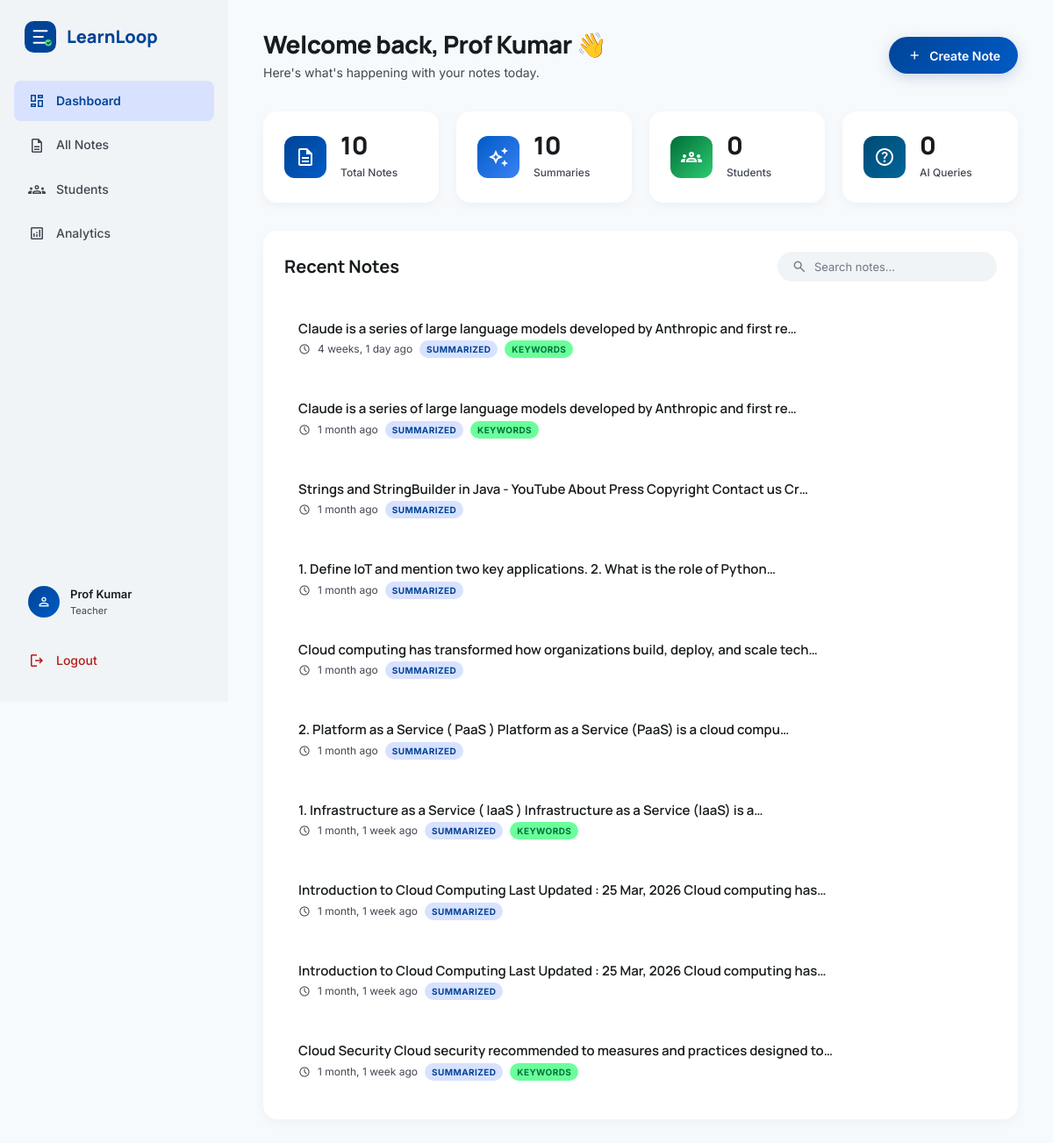
Screenshot of /teacher/ (signed in) with the database file from the repository.
### notes/models.py (models this page shows, shortened)
class Note(models.Model):
    content = models.TextField(
        help_text="The original note text entered by the user"
    )
    summary = models.TextField(
        blank=True,
        default='',
        help_text="AI-generated summary of the note"
    )
    keywords = models.TextField(
        blank=True,
        default='',
        help_text="Comma-separated keywords extracted via TF-IDF"
    )
    created_at = models.DateTimeField(
        auto_now_add=True,
        help_text="Timestamp when this note was created"
    )
    class Meta:
        ordering = ['-created_at']  # Newest notes first
        verbose_name = 'Note'
        verbose_name_plural = 'Notes'

### notes/views.py (the view)
# urls.py: path('teacher/', views.teacher_dashboard, name='teacher_dashboard'),
@login_required(login_url='/login/')
def teacher_dashboard(request):
    notes = Note.objects.all().order_by('-created_at')[:20]
    notes_count = Note.objects.count()
    summaries_count = Note.objects.exclude(summary='').count()
    return render(request, 'teacher_dashboard.html', {
        'notes': notes,
        'notes_count': notes_count,
        'summaries_count': summaries_count,
        'students_count': 0,
        'queries_count': 0,
    })

### notes/templates/teacher_dashboard.html (shortened to what this page needs)
{% extends 'base.html' %}
{% load static %}
{% block body_class %}page-dashboard{% endblock %}
{% block body %}
<aside class="sidebar" id="sidebar">
    <div class="sidebar-top">
        <div class="sidebar-logo">
            <span class="sidebar-brand">LearnLoop</span>
        </div>
        <nav class="sidebar-nav">
            <a href="#" class="nav-item active" id="navDashboard">
                <span class="material-symbols-outlined">dashboard</span>
                <span>Dashboard</span>
            </a>
            <a href="#" class="nav-item" id="navNotes">
                <span class="material-symbols-outlined">description</span>
                <span>All Notes</span>
            </a>
            <a href="#" class="nav-item" id="navStudents">
                <span class="material-symbols-outlined">groups</span>
                <span>Students</span>
            </a>
            <a href="#" class="nav-item" id="navAnalytics">
                <span class="material-symbols-outlined">analytics</span>
                <span>Analytics</span>
            </a>
        </nav>
    </div>
    <div class="sidebar-bottom">
        <div class="sidebar-user">
            <div class="user-avatar">
                <span class="material-symbols-outlined">person</span>
            </div>
            <div class="user-info">
                <span class="user-name">{{ user.get_full_name|default:user.username|default:"Teacher" }}</span>
                <span class="user-role">Teacher</span>
            </div>
        </div>
        <a href="{% url 'logout' %}" class="nav-item nav-item--logout" id="logoutBtn">
            <span class="material-symbols-outlined">logout</span>
            <span>Logout</span>
        </a>
    </div>
</aside>
<main class="dashboard-main" id="dashboardMain">
    <header class="topbar">
        <div class="topbar-left">
            <div>
                <h1 class="topbar-title">Welcome back, {{ user.get_full_name|default:user.username|default:"Teacher" }} 👋</h1>
                <p class="topbar-sub">Here's what's happening with your notes today.</p>
            </div>
        </div>
        <div class="topbar-actions">
            <button class="btn-action btn-action--primary" id="createNoteBtn" onclick="document.getElementById('createNoteModal').classList.add('active')">
                <span class="material-symbols-outlined">add</span>
                Create Note
            </button>
        </div>
    </header>
    <section class="stats-row" id="statsSection">
        <div class="stat-card">
            <div class="stat-icon stat-icon--notes">
                <span class="material-symbols-outlined">description</span>
            </div>
            <div class="stat-content">
                <span class="stat-value">{{ notes_count|default:"0" }}</span>
                <span class="stat-label">Total Notes</span>
            </div>
        </div>
        <div class="stat-card">
            <div class="stat-icon stat-icon--summaries">
                <span class="material-symbols-outlined">auto_awesome</span>
            </div>
            <div class="stat-content">
                <span class="stat-value">{{ summaries_count|default:"0" }}</span>
                <span class="stat-label">Summaries</span>
            </div>
        </div>
        <div class="stat-card">
            <div class="stat-icon stat-icon--students">
                <span class="material-symbols-outlined">groups</span>
            </div>
            <div class="stat-content">
                <span class="stat-value">{{ students_count|default:"0" }}</span>
                <span class="stat-label">Students</span>
            </div>
        </div>
        <div class="stat-card">
            <div class="stat-icon stat-icon--queries">
                <span class="material-symbols-outlined">help</span>
            </div>
            <div class="stat-content">
                <span class="stat-value">{{ queries_count|default:"0" }}</span>
                <span class="stat-label">AI Queries</span>
            </div>
        </div>
    </section>
    <section class="notes-section" id="notesSection">
        <div class="section-header">
            <h2 class="section-title">Recent Notes</h2>
            <div class="section-actions">
                <div class="search-field" id="searchField">
                    <span class="material-symbols-outlined">search</span>
                    <input type="text" placeholder="Search notes..." id="searchInput">
                </div>
            </div>
        </div>
        <div class="notes-list" id="notesList">
            {% for note in notes %}
            <div class="note-row" id="note-{{ note.id }}">
                <div class="note-row-content">
                    <h3 class="note-row-title">{{ note.content|truncatechars:80 }}</h3>
                    <p class="note-row-meta">
                        <span class="material-symbols-outlined" style="font-size: 14px;">schedule</span>
                        {{ note.created_at|timesince }} ago
                        {% if note.summary %}
                        <span class="meta-chip meta-chip--summary">Summarized</span>
                        {% endif %}
                        {% if note.keywords %}
                        <span class="meta-chip meta-chip--keywords">Keywords</span>
                        {% endif %}
                    </p>
                </div>
            </div>
            {% empty %}
            <div class="empty-state">
                <span class="material-symbols-outlined empty-icon">note_add</span>
                <h3>No notes yet</h3>
                <p>Create your first note to get started with AI-powered summaries.</p>
            </div>
            {% endfor %}
        </div>
    </section>
</main>
{% endblock %}

### notes/templates/base.html (shortened to what this page needs)
{% load static %}
<!DOCTYPE html>
<html lang="en">
<head>
    <link rel="stylesheet" href="{% static 'style.css' %}">
</head>
<body class="{% block body_class %}{% endblock %}">
    {% block body %}{% endblock %}
</body>
</html>

### rows the page displays
Note: content "Claude is a series of large language models developed by Anthropic and first re…", created_at "4 weeks, 1 day", shows "SUMMARIZED", shows "KEYWORDS"
Note: content "Claude is a series of large language models developed by Anthropic and first re…", created_at "1 month", shows "SUMMARIZED", shows "KEYWORDS"
Note: content "Strings and StringBuilder in Java - YouTube About Press Copyright Contact us Cr…", created_at "1 month", shows "SUMMARIZED"
Note: content "1. Define IoT and mention two key applications. 2. What is the role of Python…", created_at "1 month", shows "SUMMARIZED"
Note: content "Cloud computing has transformed how organizations build, deploy, and scale tech…", created_at "1 month", shows "SUMMARIZED"
Note: content "2. Platform as a Service ( PaaS ) Platform as a Service (PaaS) is a cloud compu…", created_at "1 month", shows "SUMMARIZED"
Note: content "1. Infrastructure as a Service ( IaaS ) Infrastructure as a Service (IaaS) is a…", created_at "1 month, 1 week", shows "SUMMARIZED", shows "KEYWORDS"
Note: content "Introduction to Cloud Computing Last Updated : 25 Mar, 2026 Cloud computing has…", created_at "1 month, 1 week", shows "SUMMARIZED"
Note: content "Introduction to Cloud Computing Last Updated : 25 Mar, 2026 Cloud computing has…", created_at "1 month, 1 week", shows "SUMMARIZED"
Note: content "Cloud Security Cloud security recommended to measures and practices designed to…", created_at "1 month, 1 week", shows "SUMMARIZED", shows "KEYWORDS"

### other values shown
{{ user.get_full_name|default:user.username|default:"Teacher" }} "Prof Kumar"
{{ notes_count|default:"0" }} "10"
{{ summaries_count|default:"0" }} "10"
{{ students_count|default:"0" }} "0"
{{ queries_count|default:"0" }} "0"
